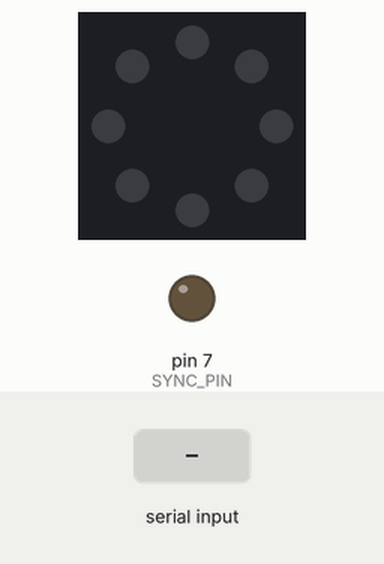
Recording of a sketch running on a simulated Arduino Mega 2560, built with avr-gcc and run on an emulated ATmega2560. On the bench: 8 RGB LEDs in a ring, first at the top, clockwise, output pins drawn as LEDs (lit = HIGH). The inputs (shaded band) are chosen by the test bench. Dim RGB values are drawn brighter than linear; what the sketch prints to the serial monitor is not drawn.

Above: at 1.2 s.
1.3 s: "t90\n" received over Serial
At 2.1 s:
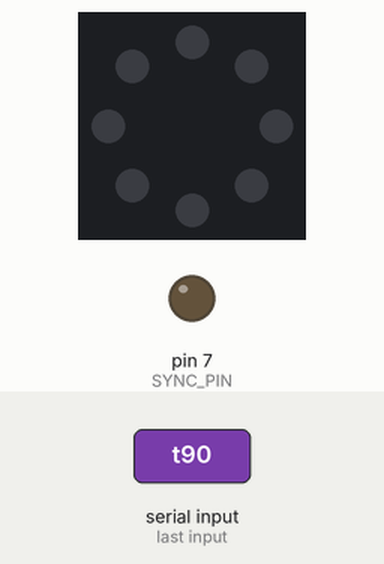
2.8 s: byte 119 ('w') received over Serial
At 3.8 s:
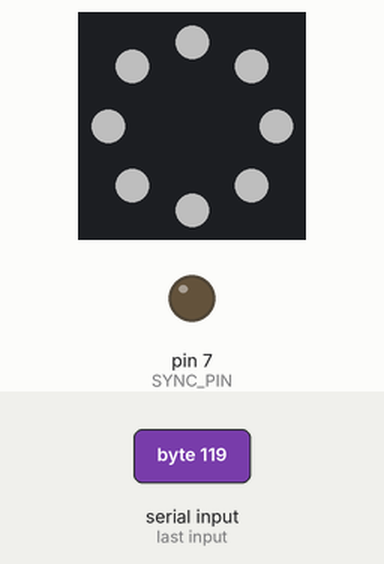
4.3 s: "90,45,200,10,150,30\n" received over Serial
At 5.5 s:
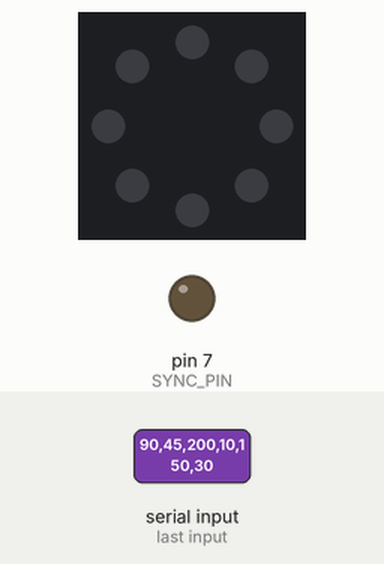
5.8 s: "r,45\n" received over Serial
At 6.7 s:
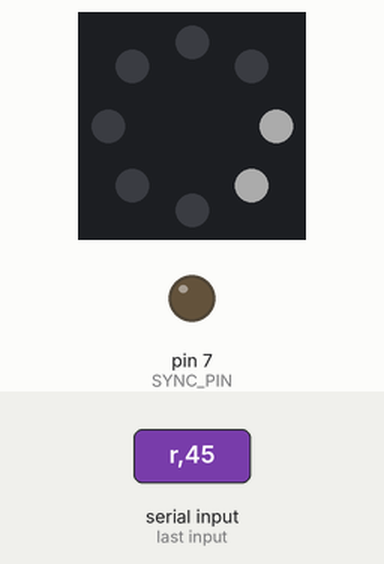
7.3 s: byte 98 ('b') received over Serial
At 8.4 s:
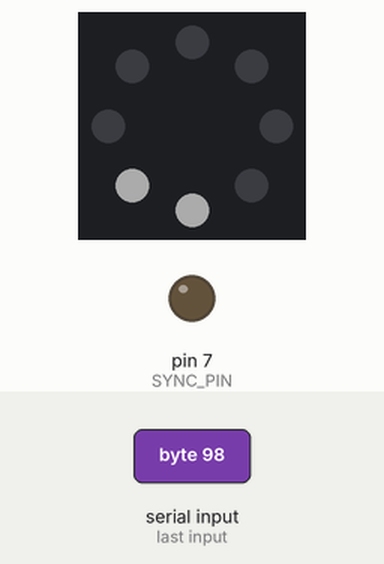
8.8 s: "0\n" received over Serial
At 9.5 s:
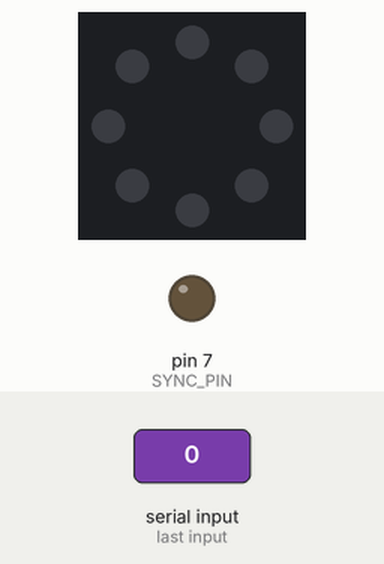
Timing chart, 0 to 11.3 s (numbered marks = the images above; inputs shaded):
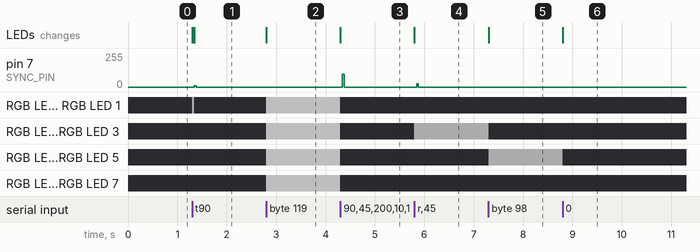

Measured:
- after the input at 1.3 s, pin 7 (SYNC_PIN): 0/255 → 11/255 at once, → 0/255 0.04 s later; RGB LED 0, RGB LED 1: off → RGB(47, 47, 47) at once, → off 0.04 s later; the LEDs: first change at once (image 1 shows a later state)
- after the input at 2.8 s, RGB LED 0–7: off → RGB(80, 80, 80) at once; the LEDs: change at once (image 2)
- after the input at 4.3 s, pin 7 (SYNC_PIN): 0/255 → 95/255 at once, → 0/255 0.04 s later; RGB LED 0–7: RGB(80, 80, 80) → off at once; the LEDs: change at once (image 3)
- after the input at 5.8 s, pin 7 (SYNC_PIN): 0/255 → 26/255 at once, → 0/255 0.04 s later; RGB LED 2, RGB LED 3: off → RGB(47, 47, 47) at once; the LEDs: change at once (image 4)
- after the input at 7.3 s, RGB LED 2, RGB LED 3: RGB(47, 47, 47) → off at once; RGB LED 4, RGB LED 5: off → RGB(47, 47, 47) at once; the LEDs: change at once (image 5)
- after the input at 8.8 s, RGB LED 4, RGB LED 5: RGB(47, 47, 47) → off at once; the LEDs: change at once (image 6)

The sketch:

loadcell.cpp.ino
```cpp
#include <Adafruit_NeoPixel.h>

// --- CẤU HÌNH PHẦN CỨNG ---
#define PIN            6                 // Chân điều khiển NeoPixel
#define NUMPIXELS      8                 // Vòng tròn 8 bóng
#define LED_TYPE       (NEO_GRB + NEO_KHZ800)

// Tùy chọn: chân sync cho camera (có thể bỏ nếu không dùng)
#define SYNC_PIN       7

Adafruit_NeoPixel pixels(NUMPIXELS, PIN, LED_TYPE);

// Các mode chiếu sáng
enum LightMode {
  MODE_OFF = 0,
  MODE_TOP,
  MODE_RIGHT,
  MODE_BOTTOM,
  MODE_LEFT,
  MODE_ALL_WHITE
};

LightMode currentMode = MODE_OFF;

// ---------- HÀM TIỆN ÍCH ----------

void allOff() {
  for (int i = 0; i < NUMPIXELS; i++) {
    pixels.setPixelColor(i, 0, 0, 0);
  }
  pixels.show();
}

// Bật một nhóm LED liên tiếp với màu (mặc định trắng)
void lightGroup(uint8_t start, uint8_t count,
                uint8_t r = 150, uint8_t g = 150, uint8_t b = 150) {
  allOff();
  for (uint8_t i = 0; i < count; i++) {
    uint8_t idx = (start + i) % NUMPIXELS;
    pixels.setPixelColor(idx, pixels.Color(r, g, b));
  }
  pixels.show();
}

// Mapping 8 LED quanh camera:
// 0-1: TOP, 2-3: RIGHT, 4-5: BOTTOM, 6-7: LEFT
void applyMode(LightMode mode) {
  // xung sync cho camera nếu cần
  digitalWrite(SYNC_PIN, HIGH);

  switch (mode) {
    case MODE_OFF:
      allOff();
      break;

    case MODE_TOP:
      lightGroup(0, 2);  // LED 0,1
      break;

    case MODE_RIGHT:
      lightGroup(2, 2);  // LED 2,3
      break;

    case MODE_BOTTOM:
      lightGroup(4, 2);  // LED 4,5
      break;

    case MODE_LEFT:
      lightGroup(6, 2);  // LED 6,7
      break;

    case MODE_ALL_WHITE:
      allOff();
      for (int i = 0; i < NUMPIXELS; i++) {
        pixels.setPixelColor(i, pixels.Color(255, 255, 255));
      }
      pixels.show();
      break;
  }

  delayMicroseconds(200);   // xung sync rất ngắn
  digitalWrite(SYNC_PIN, LOW);
}

void printHelp() {
  Serial.println(F("=== NeoPixel Photometric Stereo (8-LED ring) ==="));
  Serial.println(F("Commands:"));
  Serial.println(F("  't' -> TOP    (LED 0,1)"));
  Serial.println(F("  'r' -> RIGHT  (LED 2,3)"));
  Serial.println(F("  'b' -> BOTTOM (LED 4,5)"));
  Serial.println(F("  'l' -> LEFT   (LED 6,7)"));
  Serial.println(F("  'w' -> all white"));
  Serial.println(F("  '0' -> all off"));
  Serial.println(F("  'h' -> help"));
  Serial.println();
}

// ---------- SETUP & LOOP ----------

void setup() {
  Serial.begin(115200);

  pixels.begin();
  pixels.setBrightness(80);  // chỉnh tăng/giảm cho phù hợp camera
  pixels.show();

  pinMode(SYNC_PIN, OUTPUT);
  digitalWrite(SYNC_PIN, LOW);

  allOff();
  printHelp();
}

void loop() {
  if (Serial.available() > 0) {
    char cmd = Serial.read();

    switch (cmd) {
      case '0':
        currentMode = MODE_OFF;
        break;
      case 't':
      case 'T':
        currentMode = MODE_TOP;
        break;
      case 'r':
      case 'R':
        currentMode = MODE_RIGHT;
        break;
      case 'b':
      case 'B':
        currentMode = MODE_BOTTOM;
        break;
      case 'l':
      case 'L':
        currentMode = MODE_LEFT;
        break;
      case 'w':
      case 'W':
        currentMode = MODE_ALL_WHITE;
        break;
      case 'h':
      case 'H':
        printHelp();
        break;
      default:
        // ignore unknown
        break;
    }

    applyMode(currentMode);
  }
}
```

van_it1130.cpp
```cpp
#include <Arduino.h>
#include <Wire.h>
#include <Adafruit_MCP4725.h>
#include <PID_v1.h>

// =================================================================
// =========== C?u hình và tham s? h? th?ng =========================
// =================================================================
const float MAX_PRESSURE_KPA = 500.0f;
const long  SERIAL_BAUD_RATE = 115200;

// Ð?nh nghia ch? d? di?u khi?n
enum ControlMode { MODE_PID, MODE_MANUAL };

// =================================================================
// =========== Class di?u khi?n van (VanController) =================
// =================================================================
class VanController {
public:
    // Constructor
    VanController(uint8_t i2c_addr, uint8_t monitor_pin, const char* name)
        : dac(), i2cAddress(i2c_addr), monitorPin(monitor_pin), vanName(name),
          pressure_kPa(0.0f), zeroVoltage(0.0f), emaVoltage(0.0f),
          currentMode(MODE_PID), // M?c d?nh là ch? d? PID
          manualPercentage(0),
          pid(&pidInput_kPa, &pidOutput_dac, &pidSetpoint_kPa, Kp, Ki, Kd, DIRECT) {}

    void begin() {
        dac.begin(i2cAddress);
        pid.SetOutputLimits(0, 4095); // Gi?i h?n d?u ra PID kh?p v?i DAC
        pid.SetMode(AUTOMATIC);      // B?t PID
    }

    // Ð?t ch? d? di?u khi?n
    void setMode(ControlMode mode) {
        currentMode = mode;
        if (currentMode == MODE_PID) {
            pid.SetMode(AUTOMATIC); // B?t PID khi ? ch? d? t? d?ng
        } else {
            pid.SetMode(MANUAL); // T?t PID khi ? ch? d? th? công
        }
    }

    // Ð?t ph?n tram th? công
    void setManualPercentage(int percentage) {
        manualPercentage = constrain(percentage, 0, 100);
    }

    // Ð?t áp su?t m?c tiêu (ch? cho ch? d? PID)
    void setSetpoint(float kpa) {
        pidSetpoint_kPa = constrain(kpa, 0.0f, MAX_PRESSURE_KPA);
    }

    void update() {
        // 1. Luôn d?c và tính toán áp su?t hi?n t?i
        long rawSum = 0;
        for (int i = 0; i < 20; i++) { rawSum += analogRead(monitorPin); }
        float avgVoltage = (rawSum / 20.0f) * (5.0f / 1023.0f);
        emaVoltage = (0.2f * avgVoltage) + (0.8f * emaVoltage);
        float voltageDifference = emaVoltage - zeroVoltage;
        if (fabs(voltageDifference) < 0.03f) {
            pressure_kPa = 0.0f;
        } else {
            float positiveVoltage = max(0.0f, voltageDifference);
            pressure_kPa = (positiveVoltage / (5.0f - zeroVoltage)) * MAX_PRESSURE_KPA;
            pressure_kPa = constrain(pressure_kPa, 0.0f, MAX_PRESSURE_KPA);
        }

        // 2. D?a vào ch? d? hi?n t?i d? quy?t d?nh hành d?ng
        if (currentMode == MODE_PID) {
            pidInput_kPa = pressure_kPa;
            pid.Compute();
            dac.setVoltage((uint16_t)pidOutput_dac, false);
        } else {
            uint16_t dacValue = map(manualPercentage, 0, 100, 0, 4095);
            dac.setVoltage(dacValue, false);
        }
    }

    void zeroCalibrate() {
        long sum = 0; for (int i = 0; i < 200; i++) { sum += analogRead(monitorPin); delay(2); }
        zeroVoltage = (sum / 200.0f) * (5.0 / 1023.0);
        emaVoltage = zeroVoltage;
        Serial.print(F("ZERO CAL [")); Serial.print(vanName); Serial.print(F("]: "));
        Serial.print(zeroVoltage, 3); Serial.println(F(" V"));
    }

    void setTunings(double p, double i, double d) { pid.SetTunings(p, i, d); }
    float getPressure() const { return pressure_kPa; }
    const char* getName() const { return vanName; }
    float getSetpoint() const { return pidSetpoint_kPa; }

private:
    Adafruit_MCP4725 dac;
    uint8_t i2cAddress, monitorPin;
    const char* vanName;
    float pressure_kPa, zeroVoltage, emaVoltage;
    ControlMode currentMode;
    int manualPercentage;
    double Kp = 20.0, Ki = 5.0, Kd = 1.0;
    double pidSetpoint_kPa = 0.0, pidInput_kPa, pidOutput_dac;
    PID pid;
};

VanController van1(0x60, A0, "ITV1");
VanController van2(0x60, A1, "ITV2");

void setup() {
    Serial.begin(SERIAL_BAUD_RATE);
    van1.begin(); van2.begin();
    Serial.println("\n=== ITV1030 Controller - Dual Mode (PID/Manual) ===");
    delay(1000);
    van1.zeroCalibrate(); van2.zeroCalibrate();
}

void loop() {
    if (Serial.available()) {
        String cmd = Serial.readStringUntil('\n');
        char cmdType = cmd.charAt(0);
        cmd.remove(0, 1); // B? ký t? d?u
        int van_idx = cmd.indexOf(',');
        int vanNum = cmd.substring(0, van_idx).toInt();
        cmd.remove(0, van_idx + 1);

        switch(cmdType) {
            case 'M': // Mode Change: M1,A
                if (vanNum == 1) van1.setMode(cmd.charAt(0) == 'A' ? MODE_PID : MODE_MANUAL);
                else van2.setMode(cmd.charAt(0) == 'A' ? MODE_PID : MODE_MANUAL);
                Serial.print("[OK] Van "); Serial.print(vanNum); Serial.println(cmd.charAt(0) == 'A' ? " -> Auto (PID)" : " -> Manual (%)");
                break;
            case 'P': // Manual Percentage: P1,75
                if (vanNum == 1) van1.setManualPercentage(cmd.toInt());
                else van2.setManualPercentage(cmd.toInt());
                Serial.print("[OK] Van "); Serial.print(vanNum); Serial.print(" -> Manual % set to: "); Serial.println(cmd);
                break;
            case 'S': // Setpoint: S1,250.5
                if (vanNum == 1) van1.setSetpoint(cmd.toFloat());
                else van2.setSetpoint(cmd.toFloat());
                Serial.print("[OK] Van "); Serial.print(vanNum); Serial.print(" -> Setpoint set to: "); Serial.println(cmd);
                break;
            case 'T': { // Tune: T1,20.0,5.0,1.0
                int ki_idx = cmd.indexOf(',');
                double p = cmd.substring(0, ki_idx).toFloat();
                cmd.remove(0, ki_idx + 1);
                int kd_idx = cmd.indexOf(',');
                double i = cmd.substring(0, kd_idx).toFloat();
                double d = cmd.substring(kd_idx + 1).toFloat();
                if (vanNum == 1) van1.setTunings(p,i,d); else van2.setTunings(p,i,d);
                Serial.print("[OK] Van "); Serial.print(vanNum); Serial.println(" -> PID Tunings Updated");
                break;
            }
            case 'Z': // Zero Calibrate
                van1.zeroCalibrate(); van2.zeroCalibrate();
                break;
        }
    }

    van1.update();
    van2.update();

    Serial.print(van1.getName()); Serial.print(F(":")); Serial.print(van1.getPressure(), 1);
    Serial.print('\t');
    Serial.print(van2.getName()); Serial.print(F(":")); Serial.println(van2.getPressure(), 1);

    delay(50);
}
```
